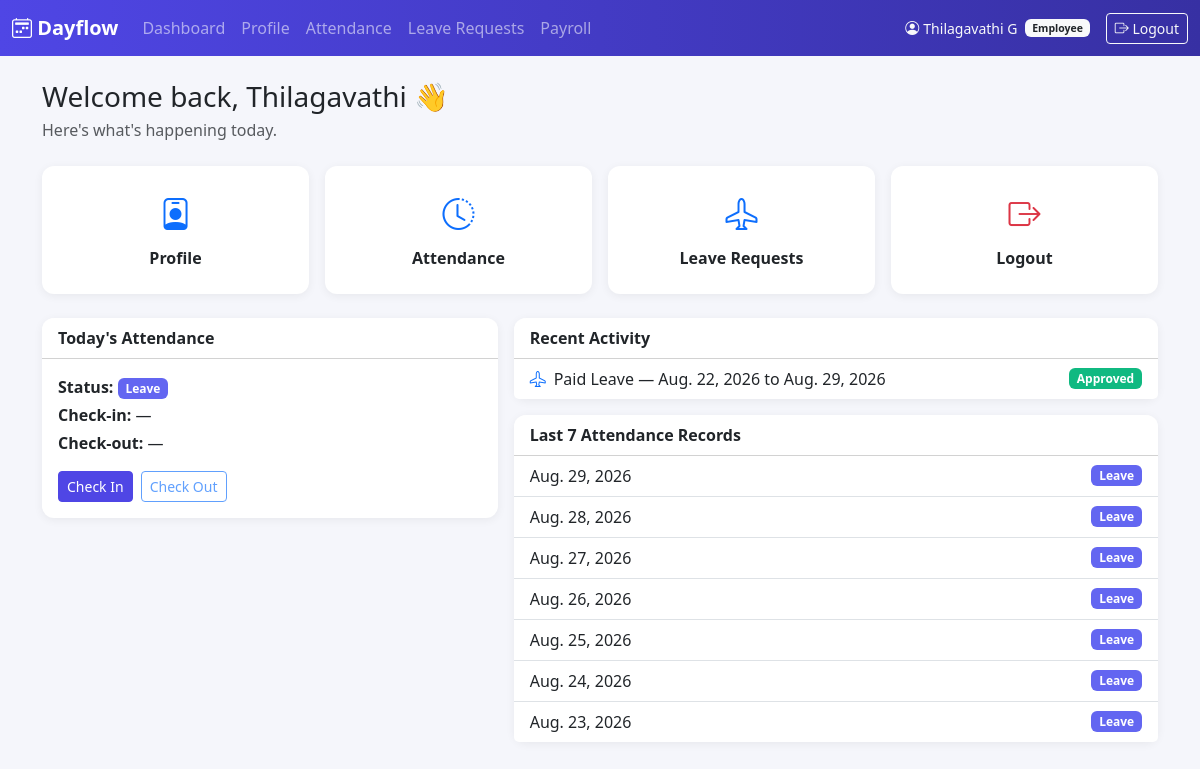
Page /dashboard/employee/ (signed in) on the committed database.
### accounts/models.py (models this page shows, shortened)
class User(AbstractUser):
    class Role(models.TextChoices):
        ADMIN = 'ADMIN', 'Admin / HR Officer'
        EMPLOYEE = 'EMPLOYEE', 'Employee'
    employee_id = models.CharField(max_length=20, unique=True)
    email = models.EmailField(unique=True)
    role = models.CharField(max_length=10, choices=Role.choices, default=Role.EMPLOYEE)
    is_email_verified = models.BooleanField(default=False)
    USERNAME_FIELD = 'username'
    REQUIRED_FIELDS = ['email', 'employee_id']
    @property
    def is_admin_role(self):
        return self.role == self.Role.ADMIN

### attendance/models.py (models this page shows, shortened)
class Attendance(models.Model):
    class Status(models.TextChoices):
        PRESENT = 'PRESENT', 'Present'
        ABSENT = 'ABSENT', 'Absent'
        HALF_DAY = 'HALF_DAY', 'Half-day'
        LEAVE = 'LEAVE', 'Leave'
    employee = models.ForeignKey(
        settings.AUTH_USER_MODEL,
        on_delete=models.CASCADE,
        related_name='attendance_records'
    )
    date = models.DateField(default=timezone.localdate)
    check_in = models.TimeField(null=True, blank=True)
    check_out = models.TimeField(null=True, blank=True)
    status = models.CharField(
        max_length=10,
        choices=Status.choices,
        default=Status.PRESENT
    )
    notes = models.CharField(max_length=255, blank=True)
    class Meta:
        unique_together = ('employee', 'date')
        ordering = ['-date']

### leaves/models.py (models this page shows, shortened)
class LeaveRequest(models.Model):
    class LeaveType(models.TextChoices):
        PAID = 'PAID', 'Paid Leave'
        SICK = 'SICK', 'Sick Leave'
        UNPAID = 'UNPAID', 'Unpaid Leave'
    class Status(models.TextChoices):
        PENDING = 'PENDING', 'Pending'
        APPROVED = 'APPROVED', 'Approved'
        REJECTED = 'REJECTED', 'Rejected'
    employee = models.ForeignKey(settings.AUTH_USER_MODEL, on_delete=models.CASCADE, related_name='leave_requests')
    leave_type = models.CharField(max_length=10, choices=LeaveType.choices)
    start_date = models.DateField()
    end_date = models.DateField()
    remarks = models.TextField(blank=True)
    status = models.CharField(max_length=10, choices=Status.choices, default=Status.PENDING)
    admin_comment = models.TextField(blank=True)
    reviewed_by = models.ForeignKey(
        settings.AUTH_USER_MODEL, on_delete=models.SET_NULL, null=True, blank=True,
        related_name='reviewed_leave_requests',
    )
    reviewed_at = models.DateTimeField(null=True, blank=True)
    applied_on = models.DateTimeField(auto_now_add=True)
    updated_at = models.DateTimeField(auto_now=True)
    class Meta:
        ordering = ['-applied_on']

### dashboard/views.py (the view)
# urls.py: path('employee/', views.employee_dashboard, name='employee_dashboard'),
@login_required
def employee_dashboard(request):
    today = timezone.localdate()
    today_attendance = Attendance.objects.filter(employee=request.user, date=today).first()
    recent_leaves = LeaveRequest.objects.filter(employee=request.user)[:5]
    pending_leaves_count = LeaveRequest.objects.filter(
        employee=request.user, status=LeaveRequest.Status.PENDING
    ).count()
    recent_attendance = Attendance.objects.filter(employee=request.user).order_by('-date')[:7]
    return render(request, 'dashboard/employee_dashboard.html', {
        'today_attendance': today_attendance,
        'recent_leaves': recent_leaves,
        'pending_leaves_count': pending_leaves_count,
        'recent_attendance': recent_attendance,
    })

### templates/dashboard/employee_dashboard.html (shortened to what this page needs)
{% extends "base.html" %}
{% block content %}
<h3 class="mb-1">Welcome back, {{ user.first_name|default:user.username }} 👋</h3>
<p class="text-muted mb-4">Here's what's happening today.</p>
<div class="row g-3 mb-4">
    <div class="col-md-3 col-6">
        <a href="{% url 'employees:my_profile' %}" class="quick-card">
            <div class="card text-center py-4">
                <i class="bi bi-person-badge fs-2 text-primary"></i>
                <div class="mt-2 fw-semibold">Profile</div>
            </div>
        </a>
    </div>
    <div class="col-md-3 col-6">
        <a href="{% url 'attendance:my_attendance' %}" class="quick-card">
            <div class="card text-center py-4">
                <i class="bi bi-clock-history fs-2 text-primary"></i>
                <div class="mt-2 fw-semibold">Attendance</div>
            </div>
        </a>
    </div>
    <div class="col-md-3 col-6">
        <a href="{% url 'leaves:my_leaves' %}" class="quick-card">
            <div class="card text-center py-4 position-relative">
                <i class="bi bi-airplane fs-2 text-primary"></i>
                <div class="mt-2 fw-semibold">Leave Requests</div>
            </div>
        </a>
    </div>
    <div class="col-md-3 col-6">
        <form method="post" action="{% url 'accounts:logout' %}">
            <button type="submit" class="btn p-0 border-0 bg-transparent w-100 quick-card">
                <div class="card text-center py-4">
                    <i class="bi bi-box-arrow-right fs-2 text-danger"></i>
                    <div class="mt-2 fw-semibold">Logout</div>
                </div>
            </button>
        </form>
    </div>
</div>
<div class="row g-3">
    <div class="col-md-5">
        <div class="card">
            <div class="card-header bg-white">Today's Attendance</div>
            <div class="card-body">
                {% if today_attendance %}
                    <p class="mb-1"><strong>Status:</strong>
                        <span class="badge status-badge-{{ today_attendance.status }}">{{ today_attendance.get_status_display }}</span>
                    </p>
                    <p class="mb-1"><strong>Check-in:</strong> {{ today_attendance.check_in|default:"—" }}</p>
                    <p class="mb-1"><strong>Check-out:</strong> {{ today_attendance.check_out|default:"—" }}</p>
                {% else %}
                    <p class="text-muted mb-3">You haven't checked in yet today.</p>
                {% endif %}
                <div class="d-flex gap-2 mt-3">
                    <form method="post" action="{% url 'attendance:check_in' %}">
                        <button class="btn btn-primary btn-sm" {% if today_attendance.check_in %}disabled{% endif %}>Check In</button>
                    </form>
                    <form method="post" action="{% url 'attendance:check_out' %}">
                        <button class="btn btn-outline-primary btn-sm" {% if not today_attendance.check_in or today_attendance.check_out %}disabled{% endif %}>Check Out</button>
                    </form>
                </div>
            </div>
        </div>
    </div>
    <div class="col-md-7">
        <div class="card">
            <div class="card-header bg-white">Recent Activity</div>
            <ul class="list-group list-group-flush">
                {% for leave in recent_leaves %}
                <li class="list-group-item d-flex justify-content-between align-items-center">
                    <span><i class="bi bi-airplane me-2 text-primary"></i>{{ leave.get_leave_type_display }} — {{ leave.start_date }} to {{ leave.end_date }}</span>
                    <span class="badge status-badge-{{ leave.status }}">{{ leave.get_status_display }}</span>
                </li>
                {% empty %}
                <li class="list-group-item text-muted">No recent leave requests.</li>
                {% endfor %}
            </ul>
        </div>
        <div class="card mt-3">
            <div class="card-header bg-white">Last 7 Attendance Records</div>
            <ul class="list-group list-group-flush">
                {% for record in recent_attendance %}
                <li class="list-group-item d-flex justify-content-between align-items-center">
                    <span>{{ record.date }}</span>
                    <span class="badge status-badge-{{ record.status }}">{{ record.get_status_display }}</span>
                </li>
                {% empty %}
                <li class="list-group-item text-muted">No attendance records yet.</li>
                {% endfor %}
            </ul>
        </div>
    </div>
</div>
{% endblock %}

### templates/base.html (shortened to what this page needs)
{% load static %}
<!DOCTYPE html>
<html lang="en">
<head>
    <link href="https://cdn.jsdelivr.net/npm/bootstrap@5.3.3/dist/css/bootstrap.min.css" rel="stylesheet">
    <link rel="stylesheet" href="https://cdn.jsdelivr.net/npm/bootstrap-icons@1.11.3/font/bootstrap-icons.css">
    <link rel="stylesheet" href="{% static 'css/dayflow.css' %}">
</head>
<body>
{% if user.is_authenticated %}
<nav class="navbar navbar-expand-lg navbar-dark dayflow-navbar">
    <div class="container-fluid">
        <a class="navbar-brand fw-bold" href="{% url 'dashboard:redirect' %}">
            <i class="bi bi-calendar2-week"></i> Dayflow
        </a>
        <div class="collapse navbar-collapse" id="navMenu">
            <ul class="navbar-nav me-auto mb-2 mb-lg-0">
                {% if user.is_admin_role %}
                <li class="nav-item"><a class="nav-link" href="{% url 'dashboard:admin_dashboard' %}">Dashboard</a></li>
                <li class="nav-item"><a class="nav-link" href="{% url 'employees:employee_list' %}">Employees</a></li>
                <li class="nav-item"><a class="nav-link" href="{% url 'attendance:all_attendance' %}">Attendance</a></li>
                <li class="nav-item"><a class="nav-link" href="{% url 'leaves:all_leaves' %}">Leave Approvals</a></li>
                <li class="nav-item"><a class="nav-link" href="{% url 'payroll:payroll_overview' %}">Payroll</a></li>
                {% else %}
                <li class="nav-item"><a class="nav-link" href="{% url 'dashboard:employee_dashboard' %}">Dashboard</a></li>
                <li class="nav-item"><a class="nav-link" href="{% url 'employees:my_profile' %}">Profile</a></li>
                <li class="nav-item"><a class="nav-link" href="{% url 'attendance:my_attendance' %}">Attendance</a></li>
                <li class="nav-item"><a class="nav-link" href="{% url 'leaves:my_leaves' %}">Leave Requests</a></li>
                <li class="nav-item"><a class="nav-link" href="{% url 'payroll:my_payroll' %}">Payroll</a></li>
                {% endif %}
            </ul>
            <ul class="navbar-nav">
                <li class="nav-item d-flex align-items-center text-light small me-3">
                    <i class="bi bi-person-circle me-1"></i> {{ user.get_full_name|default:user.username }}
                    <span class="badge bg-light text-dark ms-2">{{ user.get_role_display }}</span>
                </li>
                <li class="nav-item">
                    <form method="post" action="{% url 'accounts:logout' %}" class="d-inline">
                        <button type="submit" class="btn btn-outline-light btn-sm">
                            <i class="bi bi-box-arrow-right"></i> Logout
                        </button>
                    </form>
                </li>
            </ul>
        </div>
    </div>
</nav>
{% endif %}
<div class="container my-4">
    {% block content %}{% endblock %}
</div>
</body>
</html>

### static/css/dayflow.css (style rules this page uses)
:root { --dayflow-primary: #4f46e5; --dayflow-primary-dark: #3730a3; --dayflow-accent: #14b8a6; --dayflow-bg: #f5f6fb; }
body { background-color: var(--dayflow-bg); font-family: 'Segoe UI', system-ui, -apple-system, sans-serif; }
.dayflow-navbar { background: linear-gradient(90deg, var(--dayflow-primary), var(--dayflow-primary-dark)); }
.card { border: none; border-radius: 0.75rem; box-shadow: 0 2px 10px rgba(0, 0, 0, 0.06); }
.card-header { border-radius: 0.75rem 0.75rem 0 0 !important; font-weight: 600; }
.btn-primary { background-color: var(--dayflow-primary); border-color: var(--dayflow-primary); }
.quick-card { text-decoration: none; color: inherit; transition: transform 0.15s ease; display: block; }
.status-badge-LEAVE { background-color: #6366f1; }
.status-badge-APPROVED { background-color: #10b981; }

### rows in the picture
User: get_full_name "Thilagavathi G", role "Employee", first_name "Thilagavathi"
Attendance: status "Leave", check_in "—", check_out "—", date "Aug. 29, 2026"
LeaveRequest: leave_type "Paid Leave", start_date "Aug. 22, 2026", end_date "Aug. 29, 2026", status "Approved"
Attendance: date "Aug. 28, 2026", status "Leave"
Attendance: date "Aug. 27, 2026", status "Leave"
Attendance: date "Aug. 26, 2026", status "Leave"
Attendance: date "Aug. 25, 2026", status "Leave"
Attendance: date "Aug. 24, 2026", status "Leave"
Attendance: date "Aug. 23, 2026", status "Leave"
